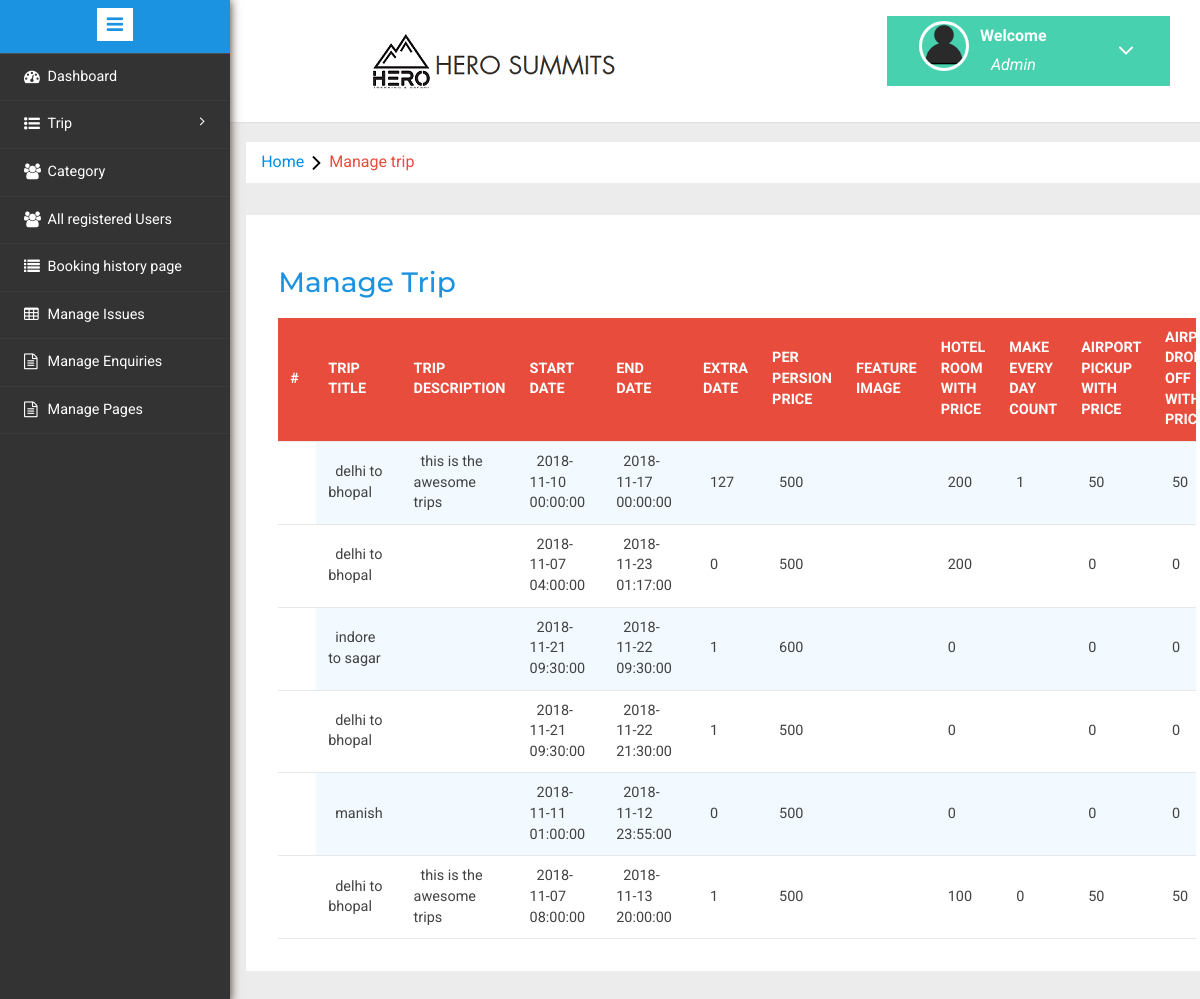
Before: /index.php/admin/manage_trip with the older database file.
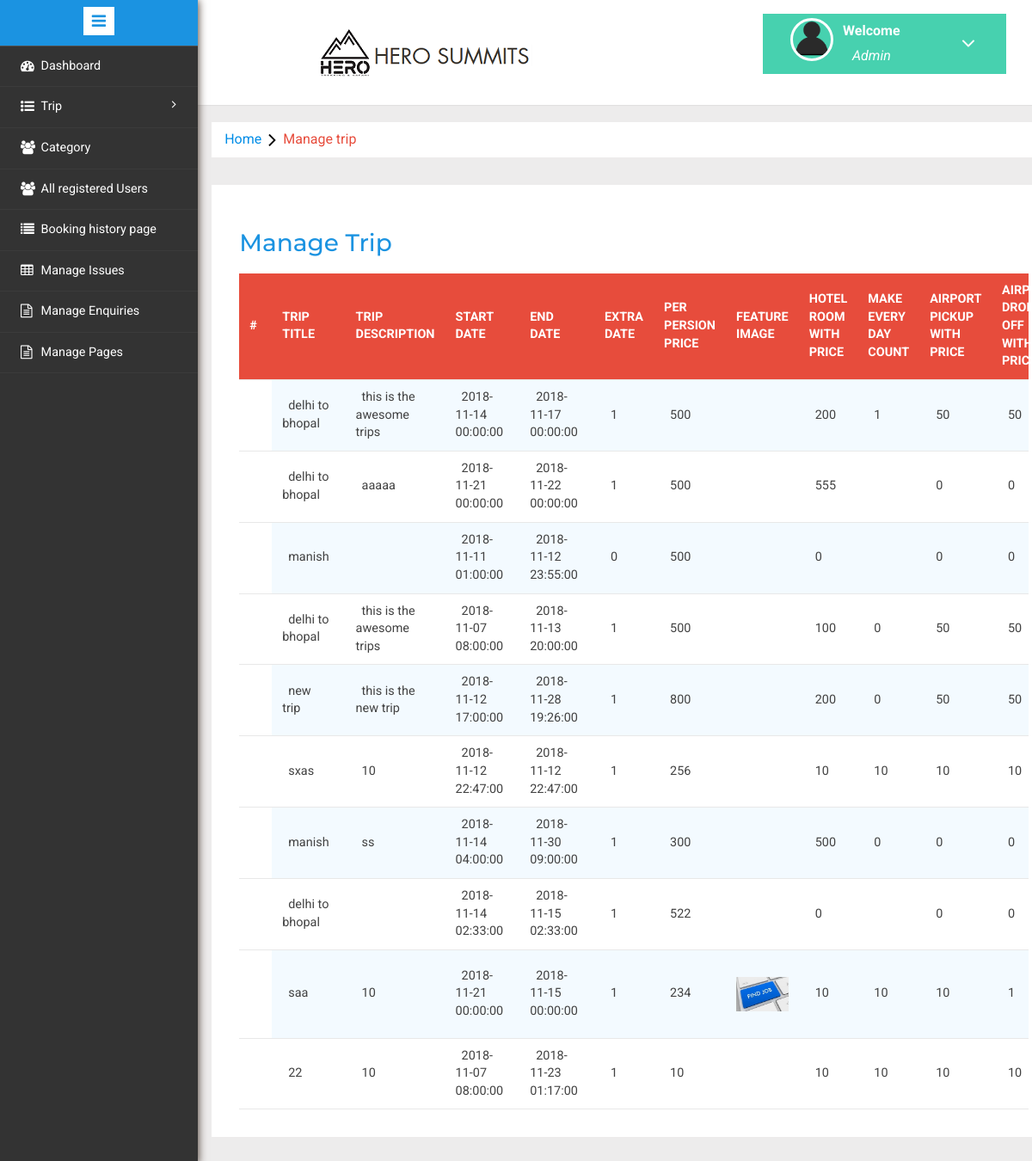
After: the same page with the newer database file.
### tables this page shows
CREATE TABLE `trip_table` (
  `id` int(11) NOT NULL,
  `trip_title` varchar(255) NOT NULL,
  `trip_description` varchar(255) DEFAULT NULL,
  `trip_start_date` datetime NOT NULL,
  `trip_end_date` datetime NOT NULL,
  `start_place` varchar(255) DEFAULT NULL,
  `end_place` varchar(255) DEFAULT NULL,
  `trip_extra_date` tinyint(1) NOT NULL DEFAULT '0',
  `extra_price` int(11) DEFAULT '0',
  `person_price` varchar(255) NOT NULL,
  `image` varchar(255) DEFAULT NULL,
  `hotel_price` int(11) DEFAULT NULL,
  `day_count` varchar(255) DEFAULT NULL,
  `picup_price` int(11) DEFAULT NULL,
  `drop_off_price` int(11) DEFAULT NULL,
  `active` int(11) NOT NULL DEFAULT '1',
  `status` int(11) NOT NULL DEFAULT '1',
  `created_by` int(11) NOT NULL,
  `created_date` timestamp NOT NULL DEFAULT CURRENT_TIMESTAMP,
  `updated_date` timestamp NOT NULL DEFAULT '0000-00-00 00:00:00' ON UPDATE CURRENT_TIMESTAMP
);

### application/controllers/Admin.php (called while the page is built, shortened)
<?php
class Admin extends CI_Controller {
	function manage_trip(){
	  $data['title'] = "Trip List";
	  $query= $this->db->query('select * from trip_table');
	  $data['trip'] =$query->result();
	  $this->load->view('admin/manage_trip',$data);
	}
}
?>

### index.php (called while the page is built, shortened)
<?php
require_once BASEPATH.'core/CodeIgniter.php';

### application/views/admin/manage_trip.php (the view, shortened to what this page needs)
<!DOCTYPE HTML>
<html>
<head>
<?php require_once('includes/meta.php'); ?>
</head>
<body>
	 <?php require_once('includes/header.php'); ?>
  <?php require_once('includes/side_menu.php'); ?>
   <div class="page-container">
<div class="left-content">
<ol class="breadcrumb">
                <li class="breadcrumb-item"><a href="<?php echo base_url('admin/dashboard'); ?>">Home</a><i class="fa fa-angle-right"></i>Manage trip</li>
            </ol>
<div class="agile-grids">
				<div class="agile-tables">
					<div class="w3l-table-info table-responsive">
					  <h2>Manage Trip</h2>
					    <table id="table">
						<thead>
						  <tr>
						  <th>#</th>
							<th >Trip Title</th>
							<th>Trip description</th>
							<th>Start date</th>
							<th>End Date</th>
							<th>Extra Date</th>
							<th>Per Persion price</th>
							<th>Feature Image</th>
							<th>Hotel room with price</th>
							<th>Make every day count</th>
							<th>Airport pickup with price</th>
							<th>Airport Drop off with price</th>
						  </tr>
						</thead>
						<tbody>
<?php foreach($trip as $result){
?>
<tr>
<td class="text-hide"><?php echo $result->id;?></td>
<td><?php echo $result->trip_title;?></td>
<td><?php echo $result->trip_description;?></td>
<td><?php echo $result->trip_start_date;?></td>
<td><?php echo $result->trip_end_date;?></td>
<td><?php echo $result->trip_extra_date ;?></td>
<td><?php echo $result->person_price ;?></td>
<td class=""><img class="img-fluid img-responsive " src="<?php echo base_url();?>uploads/<?php echo $result->image ?>" alt=""></td>
<td><?php echo $result->hotel_price ;?></td>					   <td><?php echo $result->day_count ;?></td>						  <td><?php echo $result->picup_price ;?></td>
<td><?php echo $result->drop_off_price ;?></td>
</tr>
<?php }?>
						</tbody>
					  </table>
					</div>
			</div>
</div>
</div>
</div>
</body>
</html>

Changed rows visible on the page:
removed trip_table: trip_title "delhi to bhopal", trip_start_date "2018-11-07 04:00:00", trip_end_date "2018-11-23 01:17:00", trip_extra_date "0", person_price "500", hotel_price "200", picup_price "0", drop_off_price "0"
removed trip_table: trip_title "indore to sagar", trip_start_date "2018-11-21 09:30:00", trip_end_date "2018-11-22 09:30:00", trip_extra_date "1", person_price "600", hotel_price "0", picup_price "0", drop_off_price "0"
changed trip_table (number 1 of 10 on the later page): trip_start_date "2018-11-10 00:00:00" → "2018-11-14 00:00:00"; trip_extra_date "127" → "1"
changed trip_table: trip_description (not shown) → "aaaaa"; trip_start_date "2018-11-21 09:30:00" → "2018-11-21 00:00:00"; trip_end_date "2018-11-22 21:30:00" → "2018-11-22 00:00:00"; hotel_price "0" → "555"
added trip_table: trip_title "new trip", trip_description "this is the new trip", trip_start_date "2018-11-12 17:00:00", trip_end_date "2018-11-28 19:26:00", trip_extra_date "1", person_price "800", hotel_price "200", day_count "0", picup_price "50", drop_off_price "50"
added trip_table: trip_title "sxas", trip_description "10", trip_start_date "2018-11-12 22:47:00", trip_end_date "2018-11-12 22:47:00", trip_extra_date "1", person_price "256", hotel_price "10", day_count "10", picup_price "10", drop_off_price "10"
added trip_table: trip_title "manish", trip_description "ss", trip_start_date "2018-11-14 04:00:00", trip_end_date "2018-11-30 09:00:00", trip_extra_date "1", person_price "300", hotel_price "500", day_count "0", picup_price "0", drop_off_price "0"
added trip_table: trip_title "delhi to bhopal", trip_start_date "2018-11-14 02:33:00", trip_end_date "2018-11-15 02:33:00", trip_extra_date "1", person_price "522", hotel_price "0", picup_price "0", drop_off_price "0"
added trip_table: trip_title "saa", trip_description "10", trip_start_date "2018-11-21 00:00:00", trip_end_date "2018-11-15 00:00:00", trip_extra_date "1", person_price "234", image (picture), hotel_price "10", day_count "10", picup_price "10", drop_off_price "1"
added trip_table: trip_title "22", trip_description "10", trip_start_date "2018-11-07 08:00:00", trip_end_date "2018-11-23 01:17:00", trip_extra_date "1", person_price "10", hotel_price "10", day_count "10", picup_price "10", drop_off_price "10"
